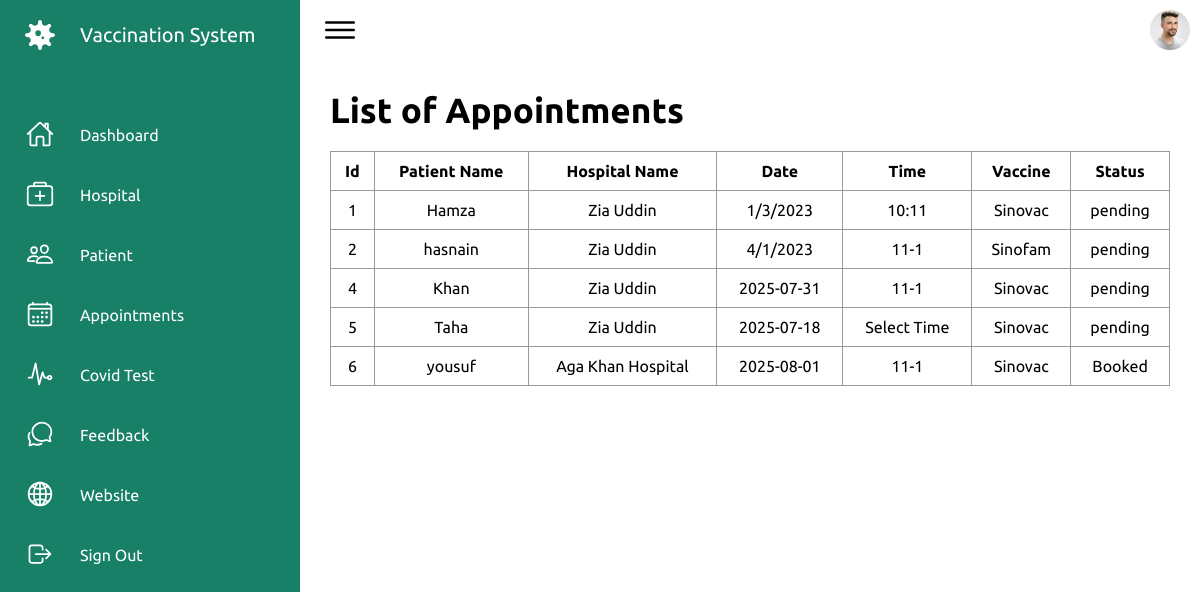
/Admin/appointment.php (signed in), run on the app's committed database.
### tables this page shows
CREATE TABLE `tbl_appointment` (
  `id` int(11) NOT NULL,
  `p_id` int(11) NOT NULL,
  `h_id` int(11) NOT NULL,
  `date` varchar(20) NOT NULL,
  `time` varchar(20) NOT NULL,
  `v_id` int(11) NOT NULL,
  `status` varchar(50) NOT NULL DEFAULT 'pending'
);

CREATE TABLE `tbl_patient` (
  `id` int(11) NOT NULL,
  `name` varchar(50) NOT NULL,
  `contact` varchar(15) NOT NULL,
  `email` varchar(50) NOT NULL,
  `password` varchar(50) NOT NULL,
  `cid` int(11) NOT NULL,
  `address` varchar(150) NOT NULL,
  `gender` varchar(15) NOT NULL,
  `image` varchar(100) NOT NULL,
  `status` varchar(50) NOT NULL DEFAULT 'activate'
);

CREATE TABLE `tbl_hospital` (
  `id` int(11) NOT NULL,
  `name` varchar(50) NOT NULL,
  `contact` varchar(15) NOT NULL,
  `cid` int(11) NOT NULL,
  `email` varchar(50) NOT NULL,
  `password` varchar(50) NOT NULL,
  `image` varchar(100) NOT NULL,
  `address` varchar(150) NOT NULL,
  `status` varchar(20) NOT NULL DEFAULT 'deactivate'
);

CREATE TABLE `tbl_vaccine` (
  `id` int(11) NOT NULL,
  `name` varchar(50) NOT NULL,
  `status` varchar(50) NOT NULL DEFAULT 'available'
);

### Admin/appointment.php (the view, shortened to what this page needs)
<?php
    include("connection.php");
?>
<!DOCTYPE html>
<html lang="en">
<head>
    <link rel="stylesheet" href="assets/css/index.css">
</head>
<body>
    <div class="container">
        <?php
            include("navigation.php");
        ?>
        <div class="main">
            <div class="topbar">
                <div class="toggle">
                    <ion-icon name="menu-outline"></ion-icon>
                </div>
                <div class="user">
                    <a href='profile.php'><img src="assets/imgs/customer01.jpg" alt=""></a>
                </div>
            </div>
            <div class="mainContent">
                <h2 class="title">List of Appointments</h2>
                <table>
                    <thead>
                        <tr>
                            <th>Id</th>
                            <th>Patient Name</th>
                            <th>Hospital Name</th>
                            <th>Date</th>
                            <th>Time</th>
                            <th>Vaccine</th>
                            <th>Status</th>
                        </tr>
                    </thead>
                    <tbody>
                        <?php
                            $query = "SELECT tbl_patient.name as 'pname', tbl_hospital.name as 'hname', tbl_vaccine.name as 'vname', tbl_appointment.* FROM tbl_appointment INNER JOIN tbl_patient ON tbl_appointment.p_id = tbl_patient.id INNER JOIN tbl_hospital ON tbl_appointment.h_id=tbl_hospital.id INNER JOIN tbl_vaccine ON tbl_appointment.v_id=tbl_vaccine.id";
                            $result = mysqli_query($connection,$query);
                            foreach($result as $row)
                            {
                                echo
                                "<tr>
                                    <td>$row[id]</td>
                                    <td>$row[pname]</td>
                                    <td>$row[hname]</td>
                                    <td>$row[date]</td>
                                    <td>$row[time]</td>
                                    <td>$row[vname]</td>
                                    <td>$row[status]</td>
                                </tr>";
                            }
                        ?>
                    </tbody>
                </table>
            </div>
        </div>
    </div>
</body>
</html>

### Admin/navigation.php (shortened to what this page needs)
<div class="navigation">
            <ul>
                <li>
                    <a href="#">
                        <span class="icon">
                        </span>
                        <span class="title" style="font-size: 20px; margin-top: 5px;">Vaccination System</span>
                    </a>
                </li>
                <li>
                    <a href="index.php">
                        <span class="icon">
                            <ion-icon name="home-outline"></ion-icon>
                        </span>
                        <span class="title">Dashboard</span>
                    </a>
                </li>
                <li>
                    <a href="hospital.php">
                        <span class="icon">
                            <ion-icon name="medkit-outline"></ion-icon>
                        </span>
                        <span class="title">Hospital</span>
                    </a>
                </li>
                <li>
                    <a href="patient.php">
                        <span class="icon">
                            <ion-icon name="people-outline"></ion-icon>
                        </span>
                        <span class="title">Patient</span>
                    </a>
                </li>
                <li>
                    <a href="appointment.php">
                        <span class="icon">
                            <ion-icon name="calendar-outline"></ion-icon>
                        </span>
                        <span class="title">Appointments</span>
                    </a>
                </li>
                <li>
                    <a href="covid-test.php">
                        <span class="icon">
                            <ion-icon name="pulse-outline"></ion-icon>
                        </span>
                        <span class="title">Covid Test</span>
                    </a>
                </li>
                <li>
                    <a href="feedback.php">
                        <span class="icon">
                            <ion-icon name="chatbubbles-outline"></ion-icon>
                        </span>
                        <span class="title">Feedback</span>
                    </a>
                </li>
                <li>
                    <a href="#">
                        <span class="icon">
                            <ion-icon name="globe-outline"></ion-icon>
                        </span>
                        <span class="title">Website</span>
                    </a>
                </li>
                <li>
                    <a href="logout.php">
                        <span class="icon">
                            <ion-icon name="log-out-outline"></ion-icon>
                        </span>
                        <span class="title">Sign Out</span>
                    </a>
                </li>
            </ul>
        </div>

### Admin/assets/css/index.css (style rules this page uses)
* { font-family: "Ubuntu", sans-serif; margin: 0; padding: 0; box-sizing: border-box; }
:root { --white: #fff; --gray: #f5f5f5; --black1: #222; --black2: #999; --green:#178066; }
body { min-height: 100vh; overflow-x: hidden; }
.container { position: relative; width: 100%; }
.navigation { position: fixed; width: 300px; height: 100%; background: var(--green); border-left: 10px solid var(--green); transition: 0.5s; overflow: hidden; }
.navigation ul { position: absolute; top: 0; left: 0; width: 100%; }
.navigation ul li { position: relative; width: 100%; list-style: none; border-top-left-radius: 30px; border-bottom-left-radius: 30px; }
.navigation ul li:nth-child(1) { margin-bottom: 40px; pointer-events: none; }
.navigation ul li a { position: relative; display: block; width: 100%; display: flex; text-decoration: none; color: var(--white); }
.navigation ul li a .icon { position: relative; display: block; min-width: 60px; height: 60px; line-height: 75px; text-align: center; }
.navigation ul li a .icon ion-icon { font-size: 1.75rem; }
.navigation ul li a .title { position: relative; display: block; padding: 0 10px; height: 60px; line-height: 60px; text-align: start; white-space: nowrap; }
.main { position: absolute; width: calc(100% - 300px); left: 300px; min-height: 100vh; background: var(--white); transition: 0.5s; }
.topbar { width: 100%; height: 60px; display: flex; justify-content: space-between; align-items: center; padding: 0 10px; }
.toggle { position: relative; width: 60px; height: 60px; display: flex; justify-content: center; align-items: center; font-size: 2.5rem; cursor: pointer; }
.user { position: relative; width: 40px; height: 40px; border-radius: 50%; overflow: hidden; cursor: pointer; }
.user img { position: absolute; top: 0; left: 0; width: 100%; height: 100%; object-fit: cover; }

### Admin/appointment.php (style rules this page uses)
.mainContent { padding: 30px; }
.mainContent .title { font-size: 35px; }
.mainContent table { width: 100%; }
.mainContent table,td,th { margin-top: 20px; border: 1px solid #999; text-align: center; border-collapse: collapse; padding: 10px; }

### Admin/navigation.php (style rules this page uses)
svg { fill:#ffffff }

### data on the page
tbl_appointment: id "1", tbl_patient.name "Hamza", tbl_hospital.name "Zia Uddin", date "1/3/2023", time "10:11", tbl_vaccine.name "Sinovac", status "pending"
tbl_appointment: id "2", tbl_patient.name "hasnain", tbl_hospital.name "Zia Uddin", date "4/1/2023", time "11-1", tbl_vaccine.name "Sinofam", status "pending"
tbl_appointment: id "4", tbl_patient.name "Khan", tbl_hospital.name "Zia Uddin", date "2025-07-31", time "11-1", tbl_vaccine.name "Sinovac", status "pending"
tbl_appointment: id "5", tbl_patient.name "Taha", tbl_hospital.name "Zia Uddin", date "2025-07-18", time "Select Time", tbl_vaccine.name "Sinovac", status "pending"
tbl_appointment: id "6", tbl_patient.name "yousuf", tbl_hospital.name "Aga Khan Hospital", date "2025-08-01", time "11-1", tbl_vaccine.name "Sinovac", status "Booked"
